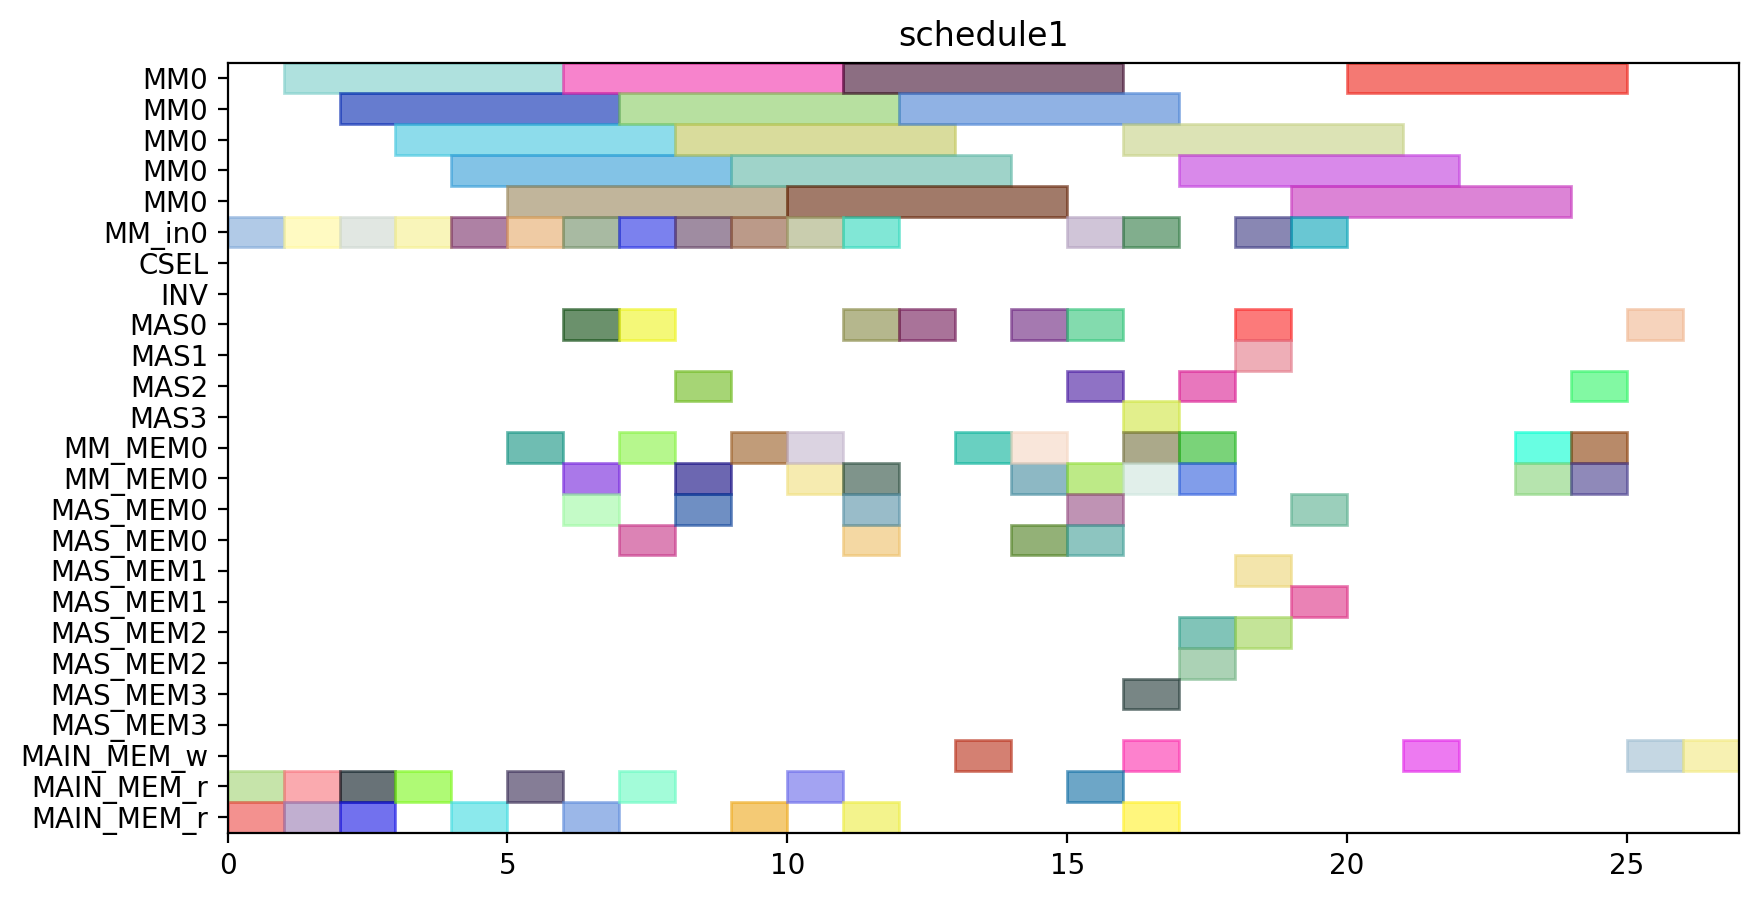

Python code for this plot:
from pyschedule import Scenario, solvers, plotters, alt


def solve():
	horizon = 101
	S = Scenario("schedule1", horizon=horizon)

	# resource
	MM = S.Resources('MM', num=1, size=5)
	MM_in = S.Resources('MM_in', num=1)
	CSEL = S.Resource('CSEL')
	INV = S.Resource('INV')
	MAS = S.Resources('MAS', num=4, size=1, periods=range(1, horizon))
	MM_MEM = S.Resources('MM_MEM', num=1, size=2)
	MAS_MEM = S.Resources('MAS_MEM', num=4, size=2)
	MAIN_MEM_w = S.Resource('MAIN_MEM_w', size=1)
	MAIN_MEM_r = S.Resource('MAIN_MEM_r', size=2)

	# result of previous scheduling
	t23_in = S.Task('t23_in', length=1, delay_cost=1)
	S += t23_in >= 0
	t23_in += MM_in[0]

	t23_mem0 = S.Task('t23_mem0', length=1, delay_cost=1)
	S += t23_mem0 >= 0
	t23_mem0 += MAIN_MEM_r

	t23_mem1 = S.Task('t23_mem1', length=1, delay_cost=1)
	S += t23_mem1 >= 0
	t23_mem1 += MAIN_MEM_r

	t23 = S.Task('t23', length=5, delay_cost=1)
	S += t23 >= 1
	t23 += MM[0]

	t5_in = S.Task('t5_in', length=1, delay_cost=1)
	S += t5_in >= 1
	t5_in += MM_in[0]

	t5_mem0 = S.Task('t5_mem0', length=1, delay_cost=1)
	S += t5_mem0 >= 1
	t5_mem0 += MAIN_MEM_r

	t5_mem1 = S.Task('t5_mem1', length=1, delay_cost=1)
	S += t5_mem1 >= 1
	t5_mem1 += MAIN_MEM_r

	t3_in = S.Task('t3_in', length=1, delay_cost=1)
	S += t3_in >= 2
	t3_in += MM_in[0]

	t3_mem0 = S.Task('t3_mem0', length=1, delay_cost=1)
	S += t3_mem0 >= 2
	t3_mem0 += MAIN_MEM_r

	t3_mem1 = S.Task('t3_mem1', length=1, delay_cost=1)
	S += t3_mem1 >= 2
	t3_mem1 += MAIN_MEM_r

	t5 = S.Task('t5', length=5, delay_cost=1)
	S += t5 >= 2
	t5 += MM[0]

	t1_in = S.Task('t1_in', length=1, delay_cost=1)
	S += t1_in >= 3
	t1_in += MM_in[0]

	t1_mem0 = S.Task('t1_mem0', length=1, delay_cost=1)
	S += t1_mem0 >= 3
	t1_mem0 += MAIN_MEM_r

	t3 = S.Task('t3', length=5, delay_cost=1)
	S += t3 >= 3
	t3 += MM[0]

	t1 = S.Task('t1', length=5, delay_cost=1)
	S += t1 >= 4
	t1 += MM[0]

	t2_in = S.Task('t2_in', length=1, delay_cost=1)
	S += t2_in >= 4
	t2_in += MM_in[0]

	t2_mem0 = S.Task('t2_mem0', length=1, delay_cost=1)
	S += t2_mem0 >= 4
	t2_mem0 += MAIN_MEM_r

	t0_in = S.Task('t0_in', length=1, delay_cost=1)
	S += t0_in >= 5
	t0_in += MM_in[0]

	t0_mem0 = S.Task('t0_mem0', length=1, delay_cost=1)
	S += t0_mem0 >= 5
	t0_mem0 += MAIN_MEM_r

	t2 = S.Task('t2', length=5, delay_cost=1)
	S += t2 >= 5
	t2 += MM[0]

	t0 = S.Task('t0', length=5, delay_cost=1)
	S += t0 >= 6
	t0 += MM[0]


	# new tasks
	t4 = S.Task('t4', length=1, delay_cost=1)
	t4 += alt(MAS)

	t4_mem0 = S.Task('t4_mem0', length=1, delay_cost=1)
	t4_mem0 += MM_MEM[0]
	S += 7 < t4_mem0
	S += t4_mem0 <= t4

	t6 = S.Task('t6', length=1, delay_cost=1)
	t6 += alt(MAS)

	t6_mem0 = S.Task('t6_mem0', length=1, delay_cost=1)
	t6_mem0 += MM_MEM[0]
	S += 6 < t6_mem0
	S += t6_mem0 <= t6

	t8_in = S.Task('t8_in', length=1, delay_cost=1)
	t8_in += alt(MM_in)
	t8 = S.Task('t8', length=5, delay_cost=1)
	t8 += alt(MM)
	S += t8>=t8_in

	t8_mem0 = S.Task('t8_mem0', length=1, delay_cost=1)
	t8_mem0 += MAIN_MEM_r
	S += t8_mem0 <= t8

	t8_mem1 = S.Task('t8_mem1', length=1, delay_cost=1)
	t8_mem1 += MM_MEM[0]
	S += 9 < t8_mem1
	S += t8_mem1 <= t8

	t15_in = S.Task('t15_in', length=1, delay_cost=1)
	t15_in += alt(MM_in)
	t15 = S.Task('t15', length=5, delay_cost=1)
	t15 += alt(MM)
	S += t15>=t15_in

	t15_mem0 = S.Task('t15_mem0', length=1, delay_cost=1)
	t15_mem0 += MAIN_MEM_r
	S += t15_mem0 <= t15

	t15_mem1 = S.Task('t15_mem1', length=1, delay_cost=1)
	t15_mem1 += MM_MEM[0]
	S += 9 < t15_mem1
	S += t15_mem1 <= t15

	t19 = S.Task('t19', length=1, delay_cost=1)
	t19 += alt(MAS)

	t19_mem0 = S.Task('t19_mem0', length=1, delay_cost=1)
	t19_mem0 += MM_MEM[0]
	S += 10 < t19_mem0
	S += t19_mem0 <= t19

	t24 = S.Task('t24', length=1, delay_cost=1)
	t24 += alt(MAS)

	t24_mem0 = S.Task('t24_mem0', length=1, delay_cost=1)
	t24_mem0 += MM_MEM[0]
	S += 5 < t24_mem0
	S += t24_mem0 <= t24

	t7_in = S.Task('t7_in', length=1, delay_cost=1)
	t7_in += alt(MM_in)
	t7 = S.Task('t7', length=5, delay_cost=1)
	t7 += alt(MM)
	S += t7>=t7_in

	t7_mem0 = S.Task('t7_mem0', length=1, delay_cost=1)
	t7_mem0 += MAIN_MEM_r
	S += t7_mem0 <= t7

	t7_mem1 = S.Task('t7_mem1', length=1, delay_cost=1)
	t7_mem1 += alt(MAS_MEM)
	S += (t6*MAS[0])-1 < t7_mem1*MAS_MEM[0]
	S += (t6*MAS[1])-1 < t7_mem1*MAS_MEM[1]
	S += (t6*MAS[2])-1 < t7_mem1*MAS_MEM[2]
	S += (t6*MAS[3])-1 < t7_mem1*MAS_MEM[3]
	S += t7_mem1 <= t7

	t14_in = S.Task('t14_in', length=1, delay_cost=1)
	t14_in += alt(MM_in)
	t14 = S.Task('t14', length=5, delay_cost=1)
	t14 += alt(MM)
	S += t14>=t14_in

	S += 0<t14

	t14_w = S.Task('t14_w', length=1, delay_cost=1)
	t14_w += alt(MAIN_MEM_w)
	S += t14 <= t14_w

	t14_mem0 = S.Task('t14_mem0', length=1, delay_cost=1)
	t14_mem0 += MAIN_MEM_r
	S += t14_mem0 <= t14

	t14_mem1 = S.Task('t14_mem1', length=1, delay_cost=1)
	t14_mem1 += alt(MAS_MEM)
	S += (t6*MAS[0])-1 < t14_mem1*MAS_MEM[0]
	S += (t6*MAS[1])-1 < t14_mem1*MAS_MEM[1]
	S += (t6*MAS[2])-1 < t14_mem1*MAS_MEM[2]
	S += (t6*MAS[3])-1 < t14_mem1*MAS_MEM[3]
	S += t14_mem1 <= t14

	t16 = S.Task('t16', length=1, delay_cost=1)
	t16 += alt(MAS)

	t16_mem0 = S.Task('t16_mem0', length=1, delay_cost=1)
	t16_mem0 += MM_MEM[0]
	S += 10 < t16_mem0
	S += t16_mem0 <= t16

	t16_mem1 = S.Task('t16_mem1', length=1, delay_cost=1)
	t16_mem1 += alt(MM_MEM)
	S += (t15*MM[0])-1 < t16_mem1*MM_MEM[0]
	S += t16_mem1 <= t16

	t20 = S.Task('t20', length=1, delay_cost=1)
	t20 += alt(MAS)

	t20_mem0 = S.Task('t20_mem0', length=1, delay_cost=1)
	t20_mem0 += MM_MEM[0]
	S += 10 < t20_mem0
	S += t20_mem0 <= t20

	t20_mem1 = S.Task('t20_mem1', length=1, delay_cost=1)
	t20_mem1 += alt(MAS_MEM)
	S += (t19*MAS[0])-1 < t20_mem1*MAS_MEM[0]
	S += (t19*MAS[1])-1 < t20_mem1*MAS_MEM[1]
	S += (t19*MAS[2])-1 < t20_mem1*MAS_MEM[2]
	S += (t19*MAS[3])-1 < t20_mem1*MAS_MEM[3]
	S += t20_mem1 <= t20

	t25_in = S.Task('t25_in', length=1, delay_cost=1)
	t25_in += alt(MM_in)
	t25 = S.Task('t25', length=5, delay_cost=1)
	t25 += alt(MM)
	S += t25>=t25_in

	t25_mem0 = S.Task('t25_mem0', length=1, delay_cost=1)
	t25_mem0 += alt(MAS_MEM)
	S += (t24*MAS[0])-1 < t25_mem0*MAS_MEM[0]
	S += (t24*MAS[1])-1 < t25_mem0*MAS_MEM[1]
	S += (t24*MAS[2])-1 < t25_mem0*MAS_MEM[2]
	S += (t24*MAS[3])-1 < t25_mem0*MAS_MEM[3]
	S += t25_mem0 <= t25

	t25_mem1 = S.Task('t25_mem1', length=1, delay_cost=1)
	t25_mem1 += MAIN_MEM_r
	S += t25_mem1 <= t25

	t26_in = S.Task('t26_in', length=1, delay_cost=1)
	t26_in += alt(MM_in)
	t26 = S.Task('t26', length=5, delay_cost=1)
	t26 += alt(MM)
	S += t26>=t26_in

	t26_mem0 = S.Task('t26_mem0', length=1, delay_cost=1)
	t26_mem0 += alt(MAS_MEM)
	S += (t24*MAS[0])-1 < t26_mem0*MAS_MEM[0]
	S += (t24*MAS[1])-1 < t26_mem0*MAS_MEM[1]
	S += (t24*MAS[2])-1 < t26_mem0*MAS_MEM[2]
	S += (t24*MAS[3])-1 < t26_mem0*MAS_MEM[3]
	S += t26_mem0 <= t26

	t26_mem1 = S.Task('t26_mem1', length=1, delay_cost=1)
	t26_mem1 += MM_MEM[0]
	S += 8 < t26_mem1
	S += t26_mem1 <= t26

	t9 = S.Task('t9', length=1, delay_cost=1)
	t9 += alt(MAS)

	t9_mem0 = S.Task('t9_mem0', length=1, delay_cost=1)
	t9_mem0 += alt(MM_MEM)
	S += (t7*MM[0])-1 < t9_mem0*MM_MEM[0]
	S += t9_mem0 <= t9

	t9_mem1 = S.Task('t9_mem1', length=1, delay_cost=1)
	t9_mem1 += alt(MM_MEM)
	S += (t8*MM[0])-1 < t9_mem1*MM_MEM[0]
	S += t9_mem1 <= t9

	t17_in = S.Task('t17_in', length=1, delay_cost=1)
	t17_in += alt(MM_in)
	t17 = S.Task('t17', length=5, delay_cost=1)
	t17 += alt(MM)
	S += t17>=t17_in

	S += 0<t17

	t17_w = S.Task('t17_w', length=1, delay_cost=1)
	t17_w += alt(MAIN_MEM_w)
	S += t17 <= t17_w

	t17_mem0 = S.Task('t17_mem0', length=1, delay_cost=1)
	t17_mem0 += MAIN_MEM_r
	S += t17_mem0 <= t17

	t17_mem1 = S.Task('t17_mem1', length=1, delay_cost=1)
	t17_mem1 += alt(MAS_MEM)
	S += (t16*MAS[0])-1 < t17_mem1*MAS_MEM[0]
	S += (t16*MAS[1])-1 < t17_mem1*MAS_MEM[1]
	S += (t16*MAS[2])-1 < t17_mem1*MAS_MEM[2]
	S += (t16*MAS[3])-1 < t17_mem1*MAS_MEM[3]
	S += t17_mem1 <= t17

	t21 = S.Task('t21', length=1, delay_cost=1)
	t21 += alt(MAS)

	t21_mem0 = S.Task('t21_mem0', length=1, delay_cost=1)
	t21_mem0 += alt(MAS_MEM)
	S += (t20*MAS[0])-1 < t21_mem0*MAS_MEM[0]
	S += (t20*MAS[1])-1 < t21_mem0*MAS_MEM[1]
	S += (t20*MAS[2])-1 < t21_mem0*MAS_MEM[2]
	S += (t20*MAS[3])-1 < t21_mem0*MAS_MEM[3]
	S += t21_mem0 <= t21

	t21_mem1 = S.Task('t21_mem1', length=1, delay_cost=1)
	t21_mem1 += alt(MM_MEM)
	S += (t15*MM[0])-1 < t21_mem1*MM_MEM[0]
	S += t21_mem1 <= t21

	t27 = S.Task('t27', length=1, delay_cost=1)
	t27 += alt(MAS)

	t27_mem0 = S.Task('t27_mem0', length=1, delay_cost=1)
	t27_mem0 += alt(MM_MEM)
	S += (t26*MM[0])-1 < t27_mem0*MM_MEM[0]
	S += t27_mem0 <= t27

	t10 = S.Task('t10', length=1, delay_cost=1)
	t10 += alt(MAS)

	t10_mem0 = S.Task('t10_mem0', length=1, delay_cost=1)
	t10_mem0 += MM_MEM[0]
	S += 8 < t10_mem0
	S += t10_mem0 <= t10

	t10_mem1 = S.Task('t10_mem1', length=1, delay_cost=1)
	t10_mem1 += alt(MAS_MEM)
	S += (t9*MAS[0])-1 < t10_mem1*MAS_MEM[0]
	S += (t9*MAS[1])-1 < t10_mem1*MAS_MEM[1]
	S += (t9*MAS[2])-1 < t10_mem1*MAS_MEM[2]
	S += (t9*MAS[3])-1 < t10_mem1*MAS_MEM[3]
	S += t10_mem1 <= t10

	t11 = S.Task('t11', length=1, delay_cost=1)
	t11 += alt(MAS)

	t11_mem0 = S.Task('t11_mem0', length=1, delay_cost=1)
	t11_mem0 += MM_MEM[0]
	S += 8 < t11_mem0
	S += t11_mem0 <= t11

	t11_mem1 = S.Task('t11_mem1', length=1, delay_cost=1)
	t11_mem1 += alt(MAS_MEM)
	S += (t9*MAS[0])-1 < t11_mem1*MAS_MEM[0]
	S += (t9*MAS[1])-1 < t11_mem1*MAS_MEM[1]
	S += (t9*MAS[2])-1 < t11_mem1*MAS_MEM[2]
	S += (t9*MAS[3])-1 < t11_mem1*MAS_MEM[3]
	S += t11_mem1 <= t11

	t22_in = S.Task('t22_in', length=1, delay_cost=1)
	t22_in += alt(MM_in)
	t22 = S.Task('t22', length=5, delay_cost=1)
	t22 += alt(MM)
	S += t22>=t22_in

	t22_mem0 = S.Task('t22_mem0', length=1, delay_cost=1)
	t22_mem0 += alt(MAS_MEM)
	S += (t21*MAS[0])-1 < t22_mem0*MAS_MEM[0]
	S += (t21*MAS[1])-1 < t22_mem0*MAS_MEM[1]
	S += (t21*MAS[2])-1 < t22_mem0*MAS_MEM[2]
	S += (t21*MAS[3])-1 < t22_mem0*MAS_MEM[3]
	S += t22_mem0 <= t22

	t22_mem1 = S.Task('t22_mem1', length=1, delay_cost=1)
	t22_mem1 += MAIN_MEM_r
	S += t22_mem1 <= t22

	new_PZ = S.Task('new_PZ', length=1, delay_cost=1)
	new_PZ += alt(MAS)

	S += 5<new_PZ

	new_PZ_w = S.Task('new_PZ_w', length=1, delay_cost=1)
	new_PZ_w += alt(MAIN_MEM_w)
	S += new_PZ <= new_PZ_w

	new_PZ_mem0 = S.Task('new_PZ_mem0', length=1, delay_cost=1)
	new_PZ_mem0 += alt(MAS_MEM)
	S += (t27*MAS[0])-1 < new_PZ_mem0*MAS_MEM[0]
	S += (t27*MAS[1])-1 < new_PZ_mem0*MAS_MEM[1]
	S += (t27*MAS[2])-1 < new_PZ_mem0*MAS_MEM[2]
	S += (t27*MAS[3])-1 < new_PZ_mem0*MAS_MEM[3]
	S += new_PZ_mem0 <= new_PZ

	t12_in = S.Task('t12_in', length=1, delay_cost=1)
	t12_in += alt(MM_in)
	t12 = S.Task('t12', length=5, delay_cost=1)
	t12 += alt(MM)
	S += t12>=t12_in

	t12_mem0 = S.Task('t12_mem0', length=1, delay_cost=1)
	t12_mem0 += alt(MAS_MEM)
	S += (t10*MAS[0])-1 < t12_mem0*MAS_MEM[0]
	S += (t10*MAS[1])-1 < t12_mem0*MAS_MEM[1]
	S += (t10*MAS[2])-1 < t12_mem0*MAS_MEM[2]
	S += (t10*MAS[3])-1 < t12_mem0*MAS_MEM[3]
	S += t12_mem0 <= t12

	t12_mem1 = S.Task('t12_mem1', length=1, delay_cost=1)
	t12_mem1 += alt(MAS_MEM)
	S += (t11*MAS[0])-1 < t12_mem1*MAS_MEM[0]
	S += (t11*MAS[1])-1 < t12_mem1*MAS_MEM[1]
	S += (t11*MAS[2])-1 < t12_mem1*MAS_MEM[2]
	S += (t11*MAS[3])-1 < t12_mem1*MAS_MEM[3]
	S += t12_mem1 <= t12

	t13_in = S.Task('t13_in', length=1, delay_cost=1)
	t13_in += alt(MM_in)
	t13 = S.Task('t13', length=5, delay_cost=1)
	t13 += alt(MM)
	S += t13>=t13_in

	t13_mem0 = S.Task('t13_mem0', length=1, delay_cost=1)
	t13_mem0 += alt(MAS_MEM)
	S += (t4*MAS[0])-1 < t13_mem0*MAS_MEM[0]
	S += (t4*MAS[1])-1 < t13_mem0*MAS_MEM[1]
	S += (t4*MAS[2])-1 < t13_mem0*MAS_MEM[2]
	S += (t4*MAS[3])-1 < t13_mem0*MAS_MEM[3]
	S += t13_mem0 <= t13

	t13_mem1 = S.Task('t13_mem1', length=1, delay_cost=1)
	t13_mem1 += alt(MAS_MEM)
	S += (t10*MAS[0])-1 < t13_mem1*MAS_MEM[0]
	S += (t10*MAS[1])-1 < t13_mem1*MAS_MEM[1]
	S += (t10*MAS[2])-1 < t13_mem1*MAS_MEM[2]
	S += (t10*MAS[3])-1 < t13_mem1*MAS_MEM[3]
	S += t13_mem1 <= t13

	new_PY = S.Task('new_PY', length=1, delay_cost=1)
	new_PY += alt(MAS)

	S += 4<new_PY

	new_PY_w = S.Task('new_PY_w', length=1, delay_cost=1)
	new_PY_w += alt(MAIN_MEM_w)
	S += new_PY <= new_PY_w

	new_PY_mem0 = S.Task('new_PY_mem0', length=1, delay_cost=1)
	new_PY_mem0 += alt(MM_MEM)
	S += (t12*MM[0])-1 < new_PY_mem0*MM_MEM[0]
	S += new_PY_mem0 <= new_PY

	new_PY_mem1 = S.Task('new_PY_mem1', length=1, delay_cost=1)
	new_PY_mem1 += alt(MM_MEM)
	S += (t22*MM[0])-1 < new_PY_mem1*MM_MEM[0]
	S += new_PY_mem1 <= new_PY

	new_PX = S.Task('new_PX', length=1, delay_cost=1)
	new_PX += alt(MAS)

	S += 6<new_PX

	new_PX_w = S.Task('new_PX_w', length=1, delay_cost=1)
	new_PX_w += alt(MAIN_MEM_w)
	S += new_PX <= new_PX_w

	new_PX_mem0 = S.Task('new_PX_mem0', length=1, delay_cost=1)
	new_PX_mem0 += alt(MM_MEM)
	S += (t13*MM[0])-1 < new_PX_mem0*MM_MEM[0]
	S += new_PX_mem0 <= new_PX

	new_PX_mem1 = S.Task('new_PX_mem1', length=1, delay_cost=1)
	new_PX_mem1 += alt(MM_MEM)
	S += (t25*MM[0])-1 < new_PX_mem1*MM_MEM[0]
	S += new_PX_mem1 <= new_PX

	solvers.mip.solve(S,msg=1,kind='CPLEX',ratio_gap=1.01)

	solution = [['hoge']*len(S.solution()[1]) for i in range(len(S.solution()))]
	for i in range(len(S.solution())):
		for j in range(len(S.solution()[i])):
			solution[i][j]=str(S.solution()[i][j])
	print(solution)

	cycles = int(solution[-1][3])

	pic_file_name = "/home/mfukuda/ABE/python/multiRAM_multiMAS/scheduling_result/stage5MM1_stage1MAS4/EP_DBL_A_ANY/schedule1.png"
	if(S.solution() != []):
		plotters.matplotlib.plot(S,img_filename=pic_file_name, show_task_labels=False, fig_size=(cycles*0.25+3, 5))

	return solution
